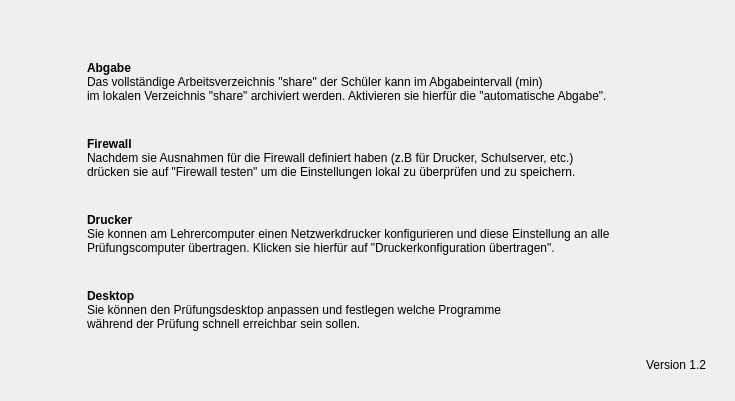
        <widget class="QWidget" name="tab_3">
         <attribute name="icon">
          <iconset>
           <normaloff>../pixmaps/compass.png</normaloff>../pixmaps/compass.png</iconset>
         </attribute>
         <attribute name="title">
          <string>Hilfe</string>
         </attribute>
         <layout class="QVBoxLayout" name="verticalLayout_11">
          <item>
           <widget class="QWidget" name="widget_9" native="true">
            <layout class="QHBoxLayout" name="horizontalLayout_2">
             <item>
              <widget class="QWidget" name="widget_11" native="true">
               <layout class="QVBoxLayout" name="verticalLayout_12">
                <item>
                 <spacer name="verticalSpacer_7">
                  <property name="orientation">
                   <enum>Qt::Vertical</enum>
                  </property>
                  <property name="sizeType">
                   <enum>QSizePolicy::Fixed</enum>
                  </property>
                  <property name="sizeHint" stdset="0">
                   <size>
                    <width>20</width>
                    <height>23</height>
                   </size>
                  </property>
                 </spacer>
                </item>
                <item>
                 <widget class="QWidget" name="widget_33" native="true">
                  <property name="styleSheet">
                   <string notr="true">margin-bottom:10px;</string>
                  </property>
                  <layout class="QHBoxLayout" name="horizontalLayout_21">
                   <item>
                    <widget class="QLabel" name="label_21">
                     <property name="minimumSize">
                      <size>
                       <width>40</width>
                       <height>0</height>
                      </size>
                     </property>
                     <property name="maximumSize">
                      <size>
                       <width>40</width>
                       <height>16777215</height>
                      </size>
                     </property>
                     <property name="text">
                      <string/>
                     </property>
                     <property name="pixmap">
                      <pixmap>../pixmaps/download.png</pixmap>
                     </property>
                     <property name="alignment">
                      <set>Qt::AlignLeading|Qt::AlignLeft|Qt::AlignTop</set>
                     </property>
                    </widget>
                   </item>
                   <item>
                    <widget class="QLabel" name="infotext_2">
                     <property name="styleSheet">
                      <string notr="true"/>
                     </property>
                     <property name="text">
                      <string>&lt;html&gt;&lt;head/&gt;&lt;body&gt;&lt;p&gt;&lt;span style=&quot; font-weight:600;&quot;&gt;Abgabe&lt;/span&gt;&lt;br/&gt;Das vollständige Arbeitsverzeichnis &amp;quot;share&amp;quot; der Schüler kann im Abgabeintervall (min) &lt;br/&gt;im lokalen Verzeichnis &amp;quot;share&amp;quot; archiviert werden. Aktivieren sie hierfür die &amp;quot;automatische Abgabe&amp;quot;.&lt;/p&gt;&lt;/body&gt;&lt;/html&gt;</string>
                     </property>
                    </widget>
                   </item>
                  </layout>
                 </widget>
                </item>
                <item>
                 <widget class="QWidget" name="widget_34" native="true">
                  <property name="styleSheet">
                   <string notr="true">margin-bottom:10px;</string>
                  </property>
                  <layout class="QHBoxLayout" name="horizontalLayout_23">
                   <item>
                    <widget class="QLabel" name="label_22">
                     <property name="minimumSize">
                      <size>
                       <width>40</width>
                       <height>0</height>
                      </size>
                     </property>
                     <property name="maximumSize">
                      <size>
                       <width>40</width>
                       <height>16777215</height>
                      </size>
                     </property>
                     <property name="text">
                      <string/>
                     </property>
                     <property name="pixmap">
                      <pixmap>../pixmaps/security.png</pixmap>
                     </property>
                     <property name="alignment">
                      <set>Qt::AlignLeading|Qt::AlignLeft|Qt::AlignTop</set>
                     </property>
                    </widget>
                   </item>
                   <item>
                    <widget class="QLabel" name="label_18">
                     <property name="text">
                      <string>&lt;html&gt;&lt;head/&gt;&lt;body&gt;&lt;p&gt;&lt;span style=&quot; font-weight:600;&quot;&gt;Firewall&lt;br/&gt;&lt;/span&gt;Nachdem sie Ausnahmen für die Firewall definiert haben (z.B für Drucker, Schulserver, etc.) &lt;br/&gt;drücken sie auf &amp;quot;Firewall testen&amp;quot; um die Einstellungen lokal zu überprüfen und zu speichern.&lt;/p&gt;&lt;/body&gt;&lt;/html&gt;</string>
                     </property>
                    </widget>
                   </item>
                  </layout>
                 </widget>
                </item>
                <item>
                 <widget class="QWidget" name="widget_36" native="true">
                  <property name="styleSheet">
                   <string notr="true">margin-bottom:10px;</string>
                  </property>
                  <layout class="QHBoxLayout" name="horizontalLayout_22">
                   <item>
                    <widget class="QLabel" name="label_23">
                     <property name="minimumSize">
                      <size>
                       <width>40</width>
                       <height>0</height>
                      </size>
                     </property>
                     <property name="maximumSize">
                      <size>
                       <width>40</width>
                       <height>16777215</height>
                      </size>
                     </property>
                     <property name="text">
                      <string/>
                     </property>
                     <property name="pixmap">
                      <pixmap>../pixmaps/printer.png</pixmap>
                     </property>
                     <property name="alignment">
                      <set>Qt::AlignLeading|Qt::AlignLeft|Qt::AlignTop</set>
                     </property>
                    </widget>
                   </item>
                   <item>
                    <widget class="QLabel" name="label_19">
                     <property name="text">
                      <string>&lt;html&gt;&lt;head/&gt;&lt;body&gt;&lt;p&gt;&lt;span style=&quot; font-weight:600;&quot;&gt;Drucker&lt;/span&gt;&lt;br/&gt;Sie konnen am Lehrercomputer einen Netzwerkdrucker konfigurieren und diese Einstellung an alle&lt;br/&gt;Prüfungscomputer übertragen. Klicken sie hierfür auf &amp;quot;Druckerkonfiguration übertragen&amp;quot;.&lt;/p&gt;&lt;/body&gt;&lt;/html&gt;</string>
                     </property>
                    </widget>
                   </item>
                  </layout>
                 </widget>
                </item>
                <item>
                 <widget class="QWidget" name="widget_35" native="true">
                  <property name="styleSheet">
                   <string notr="true">margin-bottom:10px;</string>
                  </property>
                  <layout class="QHBoxLayout" name="horizontalLayout_24">
                   <item>
                    <widget class="QLabel" name="label_24">
                     <property name="minimumSize">
                      <size>
                       <width>40</width>
                       <height>0</height>
                      </size>
                     </property>
                     <property name="maximumSize">
                      <size>
                       <width>40</width>
                       <height>16777215</height>
                      </size>
                     </property>
                     <property name="text">
                      <string/>
                     </property>
                     <property name="pixmap">
                      <pixmap>../pixmaps/document-edit.png</pixmap>
                     </property>
                     <property name="alignment">
                      <set>Qt::AlignLeading|Qt::AlignLeft|Qt::AlignTop</set>
                     </property>
                    </widget>
                   </item>
                   <item>
                    <widget class="QLabel" name="label_20">
                     <property name="text">
                      <string>&lt;html&gt;&lt;head/&gt;&lt;body&gt;&lt;p&gt;&lt;span style=&quot; font-weight:600;&quot;&gt;Desktop&lt;/span&gt;&lt;br/&gt;Sie können den Prüfungsdesktop anpassen und festlegen welche Programme &lt;br/&gt;während der Prüfung schnell erreichbar sein sollen. &lt;/p&gt;&lt;/body&gt;&lt;/html&gt;</string>
                     </property>
                    </widget>
                   </item>
                  </layout>
                 </widget>
                </item>
                <item>
                 <spacer name="verticalSpacer_2">
                  <property name="orientation">
                   <enum>Qt::Vertical</enum>
                  </property>
                  <property name="sizeHint" stdset="0">
                   <size>
                    <width>20</width>
                    <height>22</height>
                   </size>
                  </property>
                 </spacer>
                </item>
               </layout>
              </widget>
             </item>
             <item>
              <widget class="QWidget" name="widget_10" native="true">
               <layout class="QVBoxLayout" name="verticalLayout_13">
                <item>
                 <spacer name="verticalSpacer_6">
                  <property name="orientation">
                   <enum>Qt::Vertical</enum>
                  </property>
                  <property name="sizeHint" stdset="0">
                   <size>
                    <width>20</width>
                    <height>40</height>
                   </size>
                  </property>
                 </spacer>
                </item>
                <item>
                 <widget class="QLabel" name="version">
                  <property name="text">
                   <string>Version 1.2</string>
                  </property>
                  <property name="alignment">
                   <set>Qt::AlignRight|Qt::AlignTrailing|Qt::AlignVCenter</set>
                  </property>
                 </widget>
                </item>
               </layout>
              </widget>
             </item>
            </layout>
           </widget>
          </item>
         </layout>
        </widget>
